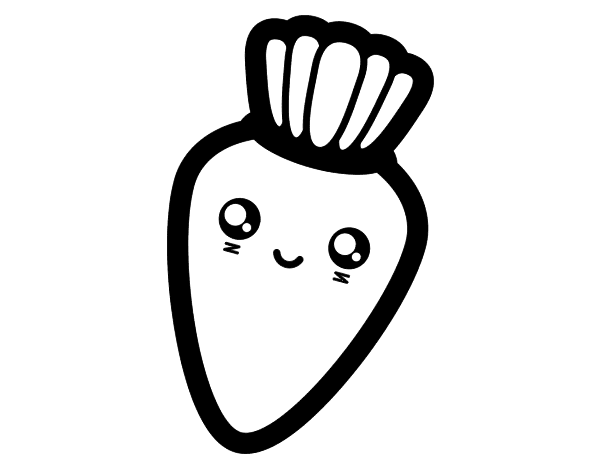
#> input picture test.png, 600 x 470 px
$ python image.py
#> lines starting #> are read from the running program, lines starting #| are printed output that depends on the picture; after the words box and inside, x2 and y2 are one past the last pixel; in counts of white or black regions, pixels touching at a corner belong together
from PIL import Image
import numpy as np
import matplotlib.pyplot as plt

path_to_file = './'

im_frame = Image.open(path_to_file + 'test.png')
#> im_frame is the input picture: PIL image 600x470 P; mean R, G, B, A 224.3, 224.3, 224.3, 29
np_frame = np.array(im_frame.getdata()).reshape(470, 600)
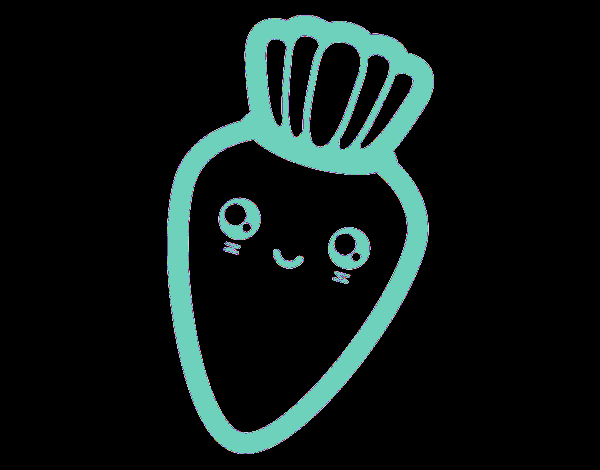
#> np_frame: shape (470, 600) int64; 16 distinct labels, from 0 to 15; one colour per label, 0 black

np_frame[np_frame > 1] = 1
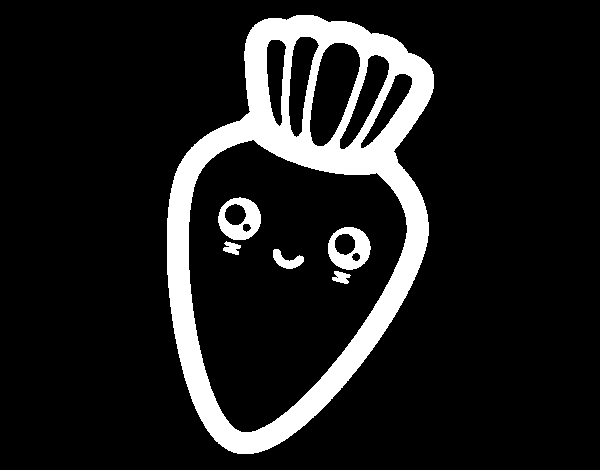
#> np_frame: shape (470, 600) int64; values 0 (black) and 1 (white), 12% white; 6 white regions, box (x1, y1, x2, y2) and area: (167, 15, 434, 454) 31206, (328, 227, 371, 270) 1068, (218, 197, 261, 240) 1061, (273, 249, 304, 269) 316, (332, 271, 351, 284) 156, (223, 241, 241, 255) 155

plt.imshow(np_frame, cmap = 'gray')
plt.show()
# plt.scatter([2,3],[4,5])
